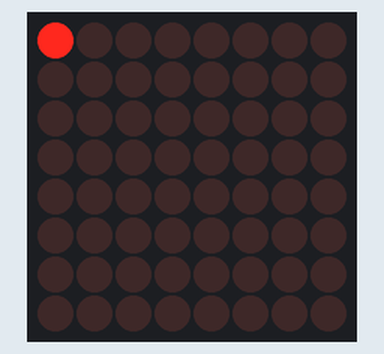
A sketch run on a simulated Arduino Uno, built with avr-gcc and run on an emulated ATmega328P. On the bench: 8×8 LED matrix.

Above: at 0.1 s.
At 1.7 s:
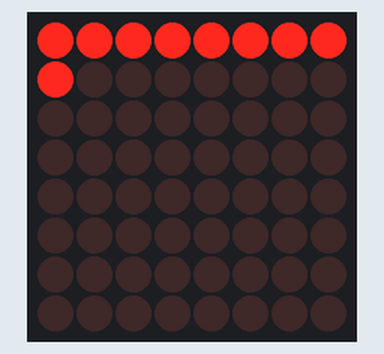
At 3.5 s:
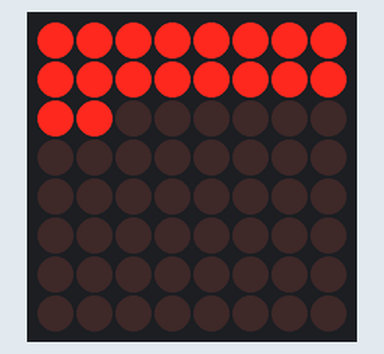
At 6.9 s:
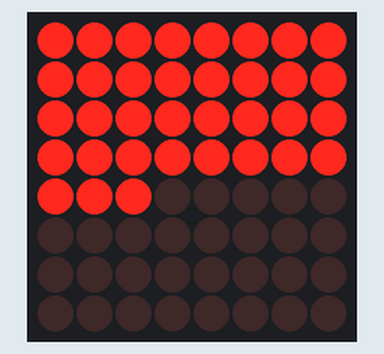
At 10.31 s:
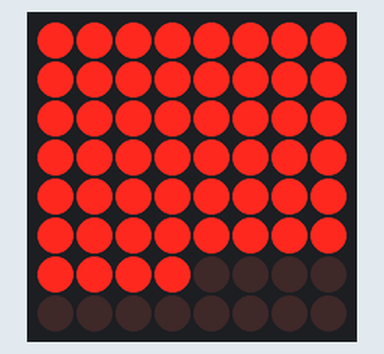
At 13.91 s:
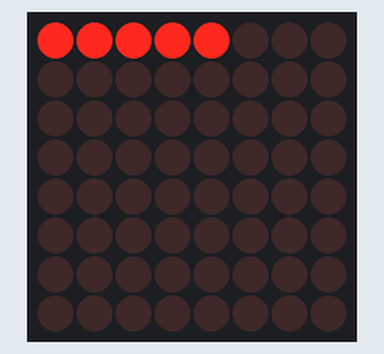

Measured:
- by itself, everything shown: repeats every 13.0 s, in 65 steps

The sketch:

sketch_oct23a.ino
```cpp
#include <LedControl.h>
LedControl lc=LedControl(12,11,10,1);
void setup() {
  lc.shutdown(0, false);
  lc.setIntensity(0, 8);
  lc.clearDisplay(0);
}

void loop() {
  lc.setLed(0, 0, 0, 1);
  delay(200);
  lc.setLed(0, 0, 1, 1);
  delay(200);
  lc.setLed(0, 0, 2, 1);
  delay(200);
  lc.setLed(0, 0, 3, 1);
  delay(200);
  lc.setLed(0, 0, 4, 1);
  delay(200);
  lc.setLed(0, 0, 5, 1);
  delay(200);
  lc.setLed(0, 0, 6, 1);
  delay(200);
  lc.setLed(0, 0, 7, 1);
  delay(200);

  lc.setLed(0, 1, 0, 1);
  delay(200);
  lc.setLed(0, 1, 1, 1);
  delay(200);
  lc.setLed(0, 1, 2, 1);
  delay(200);
  lc.setLed(0, 1, 3, 1);
  delay(200);
  lc.setLed(0, 1, 4, 1);
  delay(200);
  lc.setLed(0, 1, 5, 1);
  delay(200);
  lc.setLed(0, 1, 6, 1);
  delay(200);
  lc.setLed(0, 1, 7, 1);
  delay(200);

  lc.setLed(0, 2, 0, 1);
  delay(200);
  lc.setLed(0, 2, 1, 1);
  delay(200);
  lc.setLed(0, 2, 2, 1);
  delay(200);
  lc.setLed(0, 2, 3, 1);
  delay(200);
  lc.setLed(0, 2, 4, 1);
  delay(200);
  lc.setLed(0, 2, 5, 1);
  delay(200);
  lc.setLed(0, 2, 6, 1);
  delay(200);
  lc.setLed(0, 2, 7, 1);
  delay(200);

  lc.setLed(0, 3, 0, 1);
  delay(200);
  lc.setLed(0, 3, 1, 1);
  delay(200);
  lc.setLed(0, 3, 2, 1);
  delay(200);
  lc.setLed(0, 3, 3, 1);
  delay(200);
  lc.setLed(0, 3, 4, 1);
  delay(200);
  lc.setLed(0, 3, 5, 1);
  delay(200);
  lc.setLed(0, 3, 6, 1);
  delay(200);
  lc.setLed(0, 3, 7, 1);
  delay(200);

  lc.setLed(0, 4, 0, 1);
  delay(200);
  lc.setLed(0, 4, 1, 1);
  delay(200);
  lc.setLed(0, 4, 2, 1);
  delay(200);
  lc.setLed(0, 4, 3, 1);
  delay(200);
  lc.setLed(0, 4, 4, 1);
  delay(200);
  lc.setLed(0, 4, 5, 1);
  delay(200);
  lc.setLed(0, 4, 6, 1);
  delay(200);
  lc.setLed(0, 4, 7, 1);
  delay(200);

  lc.setLed(0, 5, 0, 1);
  delay(200);
  lc.setLed(0, 5, 1, 1);
  delay(200);
  lc.setLed(0, 5, 2, 1);
  delay(200);
  lc.setLed(0, 5, 3, 1);
  delay(200);
  lc.setLed(0, 5, 4, 1);
  delay(200);
  lc.setLed(0, 5, 5, 1);
  delay(200);
  lc.setLed(0, 5, 6, 1);
  delay(200);
  lc.setLed(0, 5, 7, 1);
  delay(200);

  lc.setLed(0, 6, 0, 1);
  delay(200);
  lc.setLed(0, 6, 1, 1);
  delay(200);
  lc.setLed(0, 6, 2, 1);
  delay(200);
  lc.setLed(0, 6, 3, 1);
  delay(200);
  lc.setLed(0, 6, 4, 1);
  delay(200);
  lc.setLed(0, 6, 5, 1);
  delay(200);
  lc.setLed(0, 6, 6, 1);
  delay(200);
  lc.setLed(0, 6, 7, 1);
  delay(200);

  lc.setLed(0, 7, 0, 1);
  delay(200);
  lc.setLed(0, 7, 1, 1);
  delay(200);
  lc.setLed(0, 7, 2, 1);
  delay(200);
  lc.setLed(0, 7, 3, 1);
  delay(200);
  lc.setLed(0, 7, 4, 1);
  delay(200);
  lc.setLed(0, 7, 5, 1);
  delay(200);
  lc.setLed(0, 7, 6, 1);
  delay(200);
  lc.setLed(0, 7, 7, 1);
  delay(200);
  lc.clearDisplay(0);
  delay(200);
}
```
